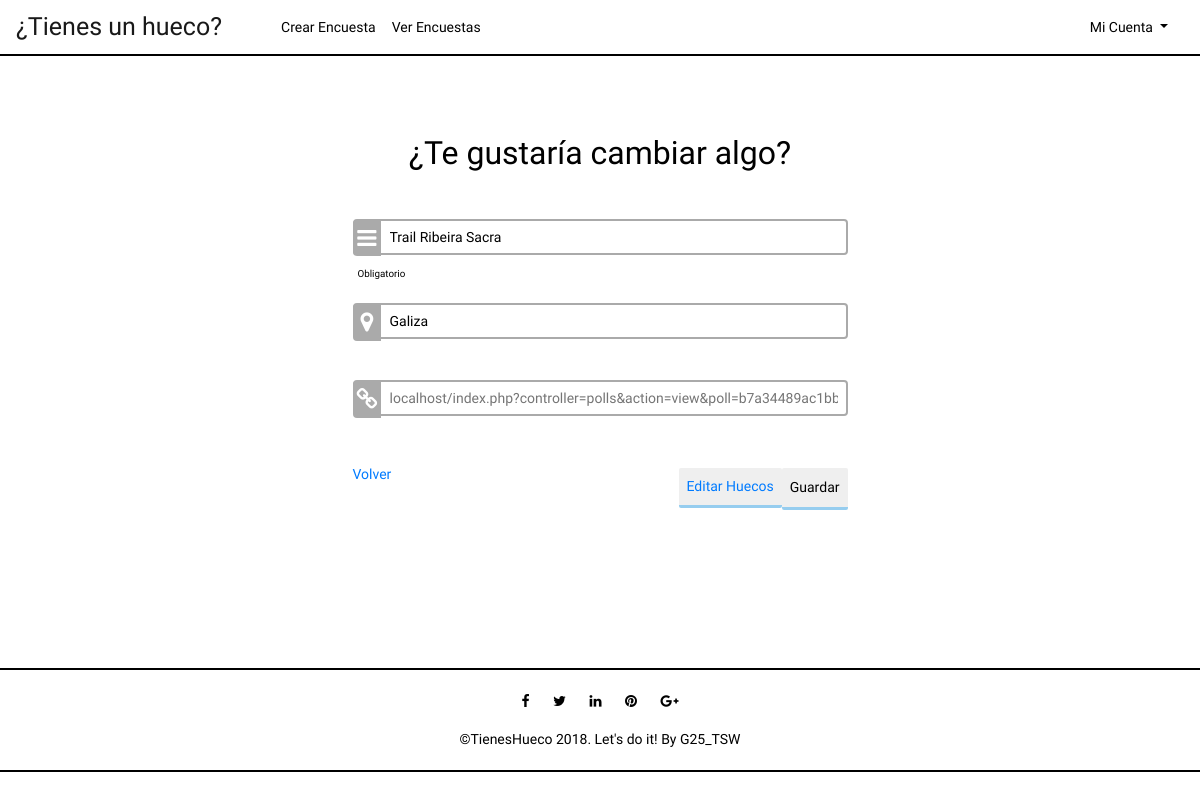
Before: /index.php?controller=polls&action=edit&poll=b7a34489ac1bbb0bfad1a1a46c01ad0f (signed in) with the older database file.
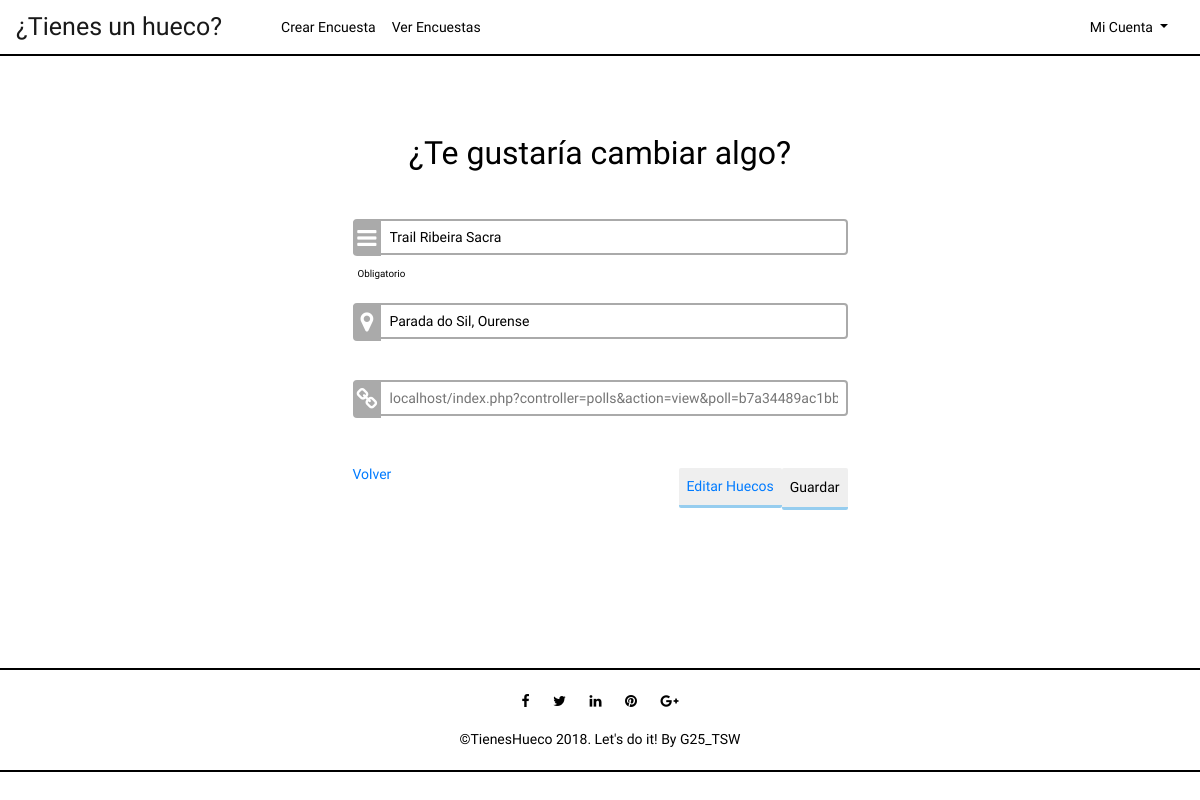
After: the same page with the newer database file.
### tables this page shows
CREATE TABLE IF NOT EXISTS POLL(
  id int AUTO_INCREMENT NOT NULL ,
  title varchar(225) NOT NULL,
  ubication varchar(225),
  author varchar(25) NOT NULL,
  link varchar(225) UNIQUE NOT NULL,
  PRIMARY KEY(id),
  FOREIGN KEY (author) REFERENCES USER (username) ON UPDATE CASCADE ON DELETE CASCADE
);

### core/ViewManager.php (called while the page is built, shortened)
<?php
class ViewManager {
	private $variables = array();
	public function setVariable($varname, $value, $flash=false) {
		$this->variables[$varname] = $value;
	}
	public function getVariable($varname, $default=NULL) {
		if (!isset($this->variables[$varname])) {
			return $default;
		}
		return $this->variables[$varname];
	}
	public function render($controller, $viewname) {
		include(__DIR__."/../view/$controller/$viewname.php");
	}
	private static $viewmanager_singleton = NULL;
	public static function getInstance() {
		if (self::$viewmanager_singleton == null) {
			self::$viewmanager_singleton = new ViewManager();
		}
		return self::$viewmanager_singleton;
	}
}

### controller/PollsController.php (called while the page is built, shortened)
<?php
require_once(__DIR__."/../model/Poll.php");
require_once(__DIR__."/../model/PollMapper.php");
require_once(__DIR__."/../core/ViewManager.php");
class PollsController extends BaseController {
	private $pollMapper;
	public function __construct() {
		$this->pollMapper = new PollMapper();
	}
	public function edit() {
		$pollLink = $_REQUEST["poll"];
		$poll = $this->pollMapper->findPollByLink($pollLink);
		$this->view->setVariable("poll", $poll);
		$this->view->render("polls", "edit");
	}
}

### index.php (called while the page is built, shortened)
<?php
function run() {
	try {
		$controller = loadController($_GET["controller"]);
		$actionName = $_GET["action"];
		$controller->$actionName();
	} catch(Exception $ex) {
		die("An exception occured!!!!!".$ex->getMessage());
	}
}
function loadController($controllerName) {
	return new $controllerClassName();
}
run();
?>

### model/Poll.php (called while the page is built, shortened)
<?php
class Poll {
	private $title;
	private $ubication;
	private $link;
	public function __construct($id=NULL, $title=NULL, $ubication=NULL, User $author=NULL, $link=NULL) {
		$this->title = $title;
		$this->ubication = $ubication;
		$this->link = $link;
	}
	public function getTitle() {
		return $this->title;
	}
	public function getUbication() {
		return $this->ubication;
	}
	public function getLink() {
		return $this->link;
	}
}

### model/PollMapper.php (called while the page is built, shortened)
<?php
require_once(__DIR__."/../core/PDOConnection.php");
require_once(__DIR__."/../model/Poll.php");
class PollMapper {
	private $db;
	public function __construct() {
		$this->db = PDOConnection::getInstance();
	}
	public function findPollByLink($pollLink){
		$stmt = $this->db->query("SELECT DISTINCT * FROM poll WHERE link = '$pollLink'");
		$poll = $stmt->fetch(PDO::FETCH_ASSOC);
		if($poll != null) {
			return new Poll(
			$poll["id"],
			$poll["title"],
			$poll["ubication"],
			new User($poll["author"]),
			$poll["link"]
		);
		} else {
			return NULL;
		}
	}
	 }

### core/PDOConnection.php (called while the page is built)
<?php
class PDOConnection {
	private static $dbhost = "127.0.0.1";
	private static $dbname = "tsw";
	private static $dbuser = "root";
	private static $dbpass = "";
	private static $db_singleton = null;
	public static function getInstance() {
		if (self::$db_singleton == null) {
			self::$db_singleton = new PDO(
			"mysql:host=".self::$dbhost.";dbname=".self::$dbname.";charset=utf8",
			self::$dbuser,
			self::$dbpass,
			array(
				PDO::ATTR_EMULATE_PREPARES => false,
				PDO::ATTR_ERRMODE => PDO::ERRMODE_EXCEPTION
			)
		);
	}
	return self::$db_singleton;
}
}
?>

### core/I18n.php (called while the page is built, shortened)
<?php
class I18n {
	private $messages;
	public function setLanguage($language) {
		$this->messages = $i18n_messages;
	}
	public function i18n($key) {
		if (isset($this->messages[$key])){
			return $this->messages[$key];
		}else{
			return $key;
		}
	}
	private static $i18n_singleton = null;
	public static function getInstance() {
		if (self::$i18n_singleton == NULL) {
			self::$i18n_singleton = new I18n();
		}
		return self::$i18n_singleton;
	}
}
function i18n($key) {
	return I18n::getInstance()->i18n($key);
}

### view/polls/edit.php (the view, shortened to what the changed rows need)
<?php
require_once(__DIR__."/../../core/ViewManager.php");
$view = ViewManager::getInstance();
$poll = $view->getVariable("poll");
$view->setVariable("title", "Add Poll"); ?>
<div class="container">
	<div class="row center-row">
		<div class="col-lg-6 center-block">
			<div class="col-lg-12 center-block2">
				<form method="POST" action="index.php?controller=polls&action=edit&poll=<?=$poll->getLink()?>">
					<div id="requiredInput">
						<div class="inputWithIconLogin inputIconBg">
							<input type="text" name="title" placeholder="<?= i18n("What is the matter about?")?>"  value="<?=htmlentities($poll->getTitle())?>" required>
							<i class="fa fa-reorder fa-lg fa-fw" aria-hidden="true"></i>
						</div>
					</div>
					<div id="optionalInput">
						<div class="inputWithIconLogin inputIconBg">
							<input type="text" name="ubication" placeholder="<?= i18n("Where are you going to celebrate?")?>" value="<?=htmlentities($poll->getUbication())?>">
							<i class="fa fa-map-marker fa-lg fa-fw" aria-hidden="true"></i>
						</div>
					</div>
	                <div id="optionalInput">
                    	<div class="inputWithIconLogin inputIconBg">
                        	<input type="text" placeholder="localhost/index.php?controller=polls&action=view&poll=<?=$poll->getLink()?>" readonly>
                        	<i class="fa fa-link fa-lg fa-fw" aria-hidden="true"></i>
                   		 </div>
					</div>
				</form>
			</div>
		</div>
	</div>
</div>

Changed rows visible on the page:
changed poll "Trail Ribeira Sacra": ubication "Galiza" → "Parada do Sil, Ourense"
